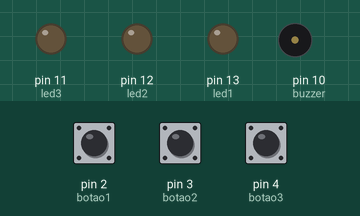
This sketch was run on a simulated Arduino Uno, built with avr-gcc and run on an emulated ATmega328P. Shown: output pins drawn as LEDs (lit = HIGH), buzzer (waves = sounding, pin HIGH). The inputs (shaded band) are chosen by the test bench; at power-on: pin 3 (botao2) LOW, pin 2 (botao1) LOW, pin 4 (botao3) LOW.

Above: at 1.2 s.
1.3 s: pin 3 (botao2) pulled HIGH for 0.15 s
At 2.2 s:
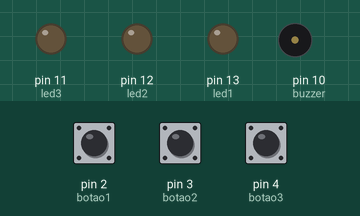
3.0 s: pin 2 (botao1) pulled HIGH for 0.15 s
At 3.3 s:
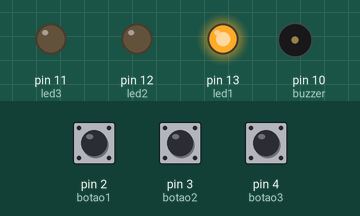
4.6 s: pin 4 (botao3) pulled HIGH for 0.15 s
At 5.9 s:
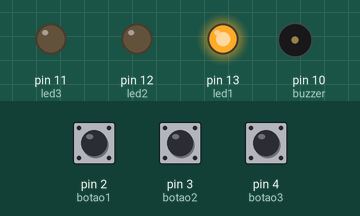
6.3 s: pin 3 (botao2) pulled HIGH for 1 s
At 6.8 s:
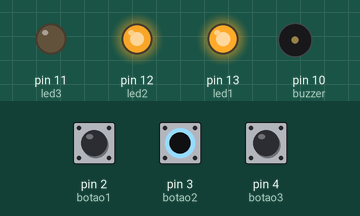
8.8 s: pin 3 (botao2) pulled HIGH for 0.15 s
At 10.2 s:
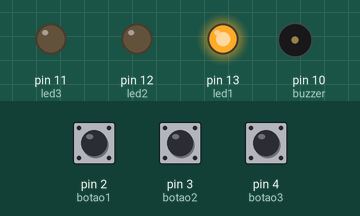
10.5 s: pin 3 (botao2) pulled HIGH for 3.2 s
At 11.2 s:
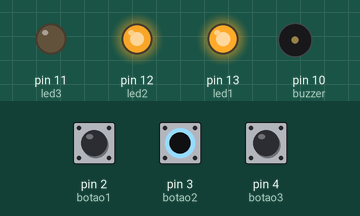
Timing chart, 0 to 15.2 s (numbered marks = the images above; inputs shaded):
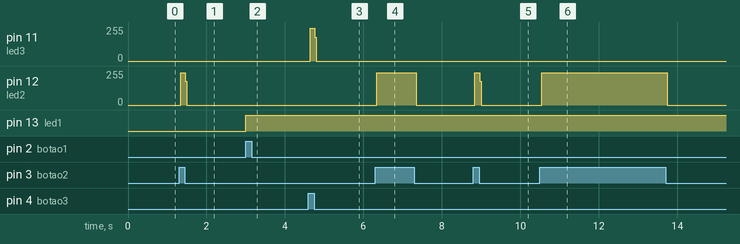

The sketch:

Piano.ino
```cpp
const int led1= 13;
const int led2= 12;
const int led3= 11;

const int botao1 = 2;
const int botao2 = 3;
const int botao3 = 4;

const int buzzer = 10;

int estadobotao1 =0;
int estadobotao2 =0;
int estadobotao3 =0;

int Tom = 0;

void setup ()
{
  pinMode(buzzer, OUTPUT);
  pinMode(led1, OUTPUT);
  pinMode(botao1, INPUT);
  pinMode(led2, OUTPUT);
  pinMode(botao2, INPUT);
  pinMode(led3, OUTPUT);
  pinMode(botao3, INPUT);
}

void loop()
{
  estadobotao1 = digitalRead(botao1);
  estadobotao2 = digitalRead(botao2);
  estadobotao3 = digitalRead(botao3);

  if(estadobotao1 && !estadobotao2 && !estadobotao3)
  {
    Tom = 100;
    digitalWrite(led1, HIGH);
  }

  if (estadobotao2 && !estadobotao1 && !estadobotao3)
  {
    Tom = 200;
    digitalWrite(led2,HIGH);
  }

  if (estadobotao3 && !estadobotao2 && !estadobotao1)
  {
    Tom=300;
    digitalWrite(led3, HIGH);
  }

  if(Tom > 0)
  {
    delayMicroseconds(Tom);
    digitalWrite(buzzer, LOW);
    delayMicroseconds(Tom);
    Tom = 0;
    digitalWrite(led2, LOW);
    digitalWrite(led3, LOW);
  }


}
```

Measured:
- after the input at 1.3 s, pin 12 (led2): 0/255 → 242/255 at once, → 0/255 0.12 s later
- after the input at 3.0 s, pin 13 (led1): LOW → HIGH at once
- after the input at 4.6 s, pin 11 (led3): 0/255 → 247/255 at once, → 0/255 0.12 s later
- after the input at 6.3 s, pin 12 (led2): 0/255 → 242/255 at once, → 0/255 1.0 s later
- after the input at 8.8 s, pin 12 (led2): 0/255 → 242/255 at once, → 0/255 0.12 s later
- after the input at 10.5 s, pin 12 (led2): 0/255 → 242/255 at once, → 0/255 3.2 s later
